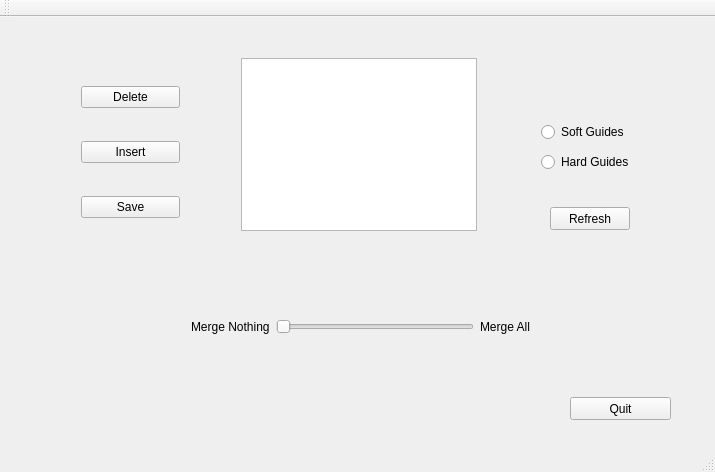
<?xml version="1.0" encoding="UTF-8"?>
<ui version="4.0">
 <class>MainWindow</class>
 <widget class="QMainWindow" name="MainWindow">
  <property name="geometry">
   <rect>
    <x>0</x>
    <y>0</y>
    <width>715</width>
    <height>472</height>
   </rect>
  </property>
  <property name="windowTitle">
   <string>MainWindow</string>
  </property>
  <widget class="QWidget" name="centralWidget">
   <widget class="QPushButton" name="quitButton">
    <property name="geometry">
     <rect>
      <x>570</x>
      <y>380</y>
      <width>101</width>
      <height>23</height>
     </rect>
    </property>
    <property name="text">
     <string>Quit</string>
    </property>
   </widget>
   <widget class="QWidget" name="layoutWidget">
    <property name="geometry">
     <rect>
      <x>230</x>
      <y>30</y>
      <width>258</width>
      <height>215</height>
     </rect>
    </property>
    <layout class="QVBoxLayout" name="verticalLayout">
     <item>
      <widget class="QListView" name="listView"/>
     </item>
     <item>
      <widget class="QLabel" name="label">
       <property name="text">
        <string/>
       </property>
      </widget>
     </item>
    </layout>
   </widget>
   <widget class="QPushButton" name="refreshButton">
    <property name="geometry">
     <rect>
      <x>550</x>
      <y>190</y>
      <width>80</width>
      <height>23</height>
     </rect>
    </property>
    <property name="text">
     <string>Refresh</string>
    </property>
   </widget>
   <widget class="QWidget" name="layoutWidget">
    <property name="geometry">
     <rect>
      <x>70</x>
      <y>31</y>
      <width>121</width>
      <height>211</height>
     </rect>
    </property>
    <layout class="QVBoxLayout" name="verticalLayout_2">
     <item>
      <widget class="QPushButton" name="deleteButton">
       <property name="text">
        <string>Delete</string>
       </property>
      </widget>
     </item>
     <item>
      <widget class="QPushButton" name="insertButton">
       <property name="text">
        <string>Insert</string>
       </property>
      </widget>
     </item>
     <item>
      <widget class="QPushButton" name="saveButton">
       <property name="text">
        <string>Save</string>
       </property>
      </widget>
     </item>
    </layout>
   </widget>
   <widget class="QWidget" name="verticalLayoutWidget">
    <property name="geometry">
     <rect>
      <x>530</x>
      <y>90</y>
      <width>121</width>
      <height>80</height>
     </rect>
    </property>
    <layout class="QVBoxLayout" name="verticalLayout_3">
     <item>
      <widget class="QRadioButton" name="softRadioButton">
       <property name="text">
        <string>Soft Guides</string>
       </property>
      </widget>
     </item>
     <item>
      <widget class="QRadioButton" name="hardRadioButton">
       <property name="text">
        <string>Hard Guides</string>
       </property>
      </widget>
     </item>
    </layout>
   </widget>
   <widget class="QWidget" name="horizontalLayoutWidget">
    <property name="geometry">
     <rect>
      <x>180</x>
      <y>270</y>
      <width>361</width>
      <height>80</height>
     </rect>
    </property>
    <layout class="QHBoxLayout" name="horizontalLayout">
     <item>
      <widget class="QLabel" name="label_3">
       <property name="text">
        <string>Merge Nothing</string>
       </property>
      </widget>
     </item>
     <item>
      <widget class="QSlider" name="mergeSlider">
       <property name="orientation">
        <enum>Qt::Horizontal</enum>
       </property>
      </widget>
     </item>
     <item>
      <widget class="QLabel" name="label_2">
       <property name="text">
        <string>Merge All</string>
       </property>
      </widget>
     </item>
    </layout>
   </widget>
  </widget>
  <widget class="QMenuBar" name="menuBar">
   <property name="geometry">
    <rect>
     <x>0</x>
     <y>0</y>
     <width>715</width>
     <height>20</height>
    </rect>
   </property>
  </widget>
  <widget class="QToolBar" name="mainToolBar">
   <attribute name="toolBarArea">
    <enum>TopToolBarArea</enum>
   </attribute>
   <attribute name="toolBarBreak">
    <bool>false</bool>
   </attribute>
  </widget>
  <widget class="QStatusBar" name="statusBar"/>
  <action name="actionAbout">
   <property name="text">
    <string>About</string>
   </property>
  </action>
 </widget>
 <layoutdefault spacing="6" margin="11"/>
 <resources/>
 <connections/>
</ui>
